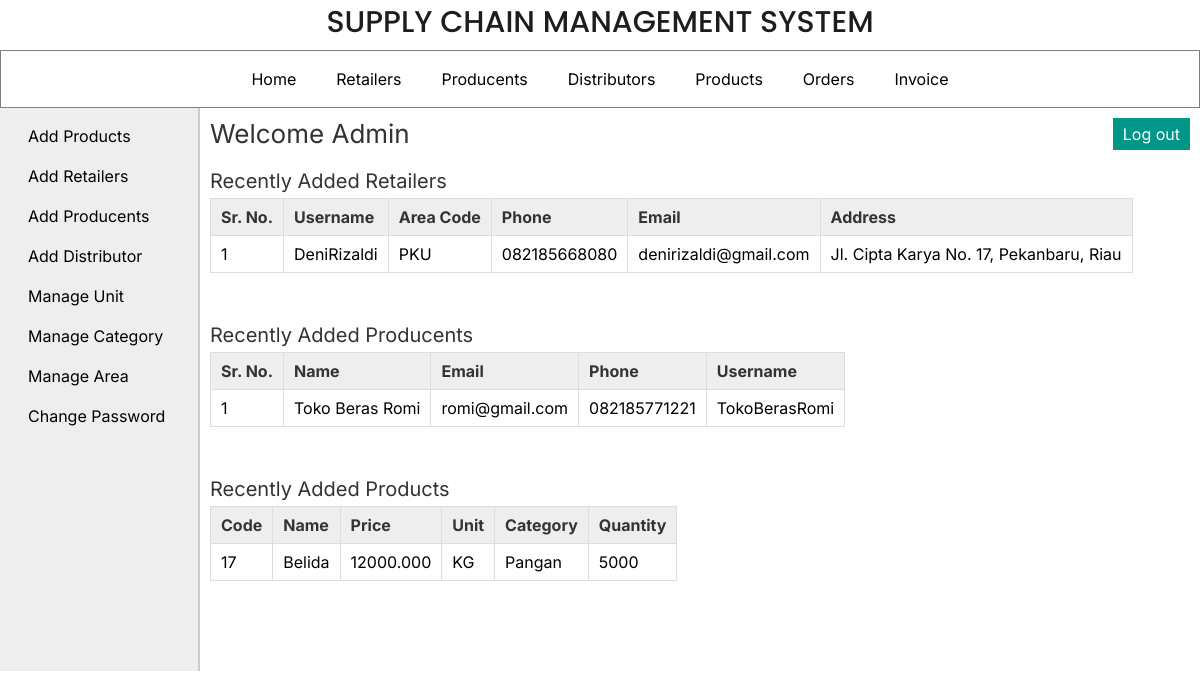
The page /admin/index.php (signed in) on the database its author committed.
### tables this page shows
CREATE TABLE `retailer` (
  `retailer_id` int(11) NOT NULL,
  `username` varchar(25) NOT NULL,
  `password` varchar(25) NOT NULL,
  `address` varchar(200) NOT NULL,
  `area_id` int(11) NOT NULL,
  `phone` varchar(12) NOT NULL,
  `email` varchar(50) DEFAULT NULL
);

CREATE TABLE `area` (
  `area_id` int(11) NOT NULL,
  `area_name` varchar(50) NOT NULL,
  `area_code` varchar(10) NOT NULL
);

CREATE TABLE `manufacturer` (
  `man_id` int(11) NOT NULL,
  `man_name` varchar(25) NOT NULL,
  `man_email` varchar(50) DEFAULT NULL,
  `man_phone` varchar(12) NOT NULL,
  `username` varchar(20) NOT NULL,
  `password` varchar(20) NOT NULL
);

CREATE TABLE `products` (
  `pro_id` int(11) NOT NULL,
  `pro_name` varchar(25) NOT NULL,
  `pro_desc` text DEFAULT NULL,
  `pro_price` decimal(10,3) NOT NULL,
  `unit` int(11) NOT NULL,
  `pro_cat` int(11) NOT NULL,
  `quantity` int(6) DEFAULT NULL
);

CREATE TABLE `unit` (
  `id` int(11) NOT NULL,
  `unit_name` varchar(20) NOT NULL,
  `unit_details` text DEFAULT NULL
);

CREATE TABLE `categories` (
  `cat_id` int(11) NOT NULL,
  `cat_name` varchar(25) NOT NULL,
  `cat_details` text DEFAULT NULL
);

### admin/index.php (the view, shortened to what this page needs)
<?php
	include("../includes/config.php");
	if(isset($_SESSION['admin_login'])) {
		if($_SESSION['admin_login'] == true) {
			$query_selectRetailer = "SELECT * FROM retailer,area WHERE retailer.area_id=area.area_id ORDER BY retailer_id DESC LIMIT 5";
			$result_selectRetailer = mysqli_query($con,$query_selectRetailer);
			$query_selectManufacturer = "SELECT * FROM manufacturer ORDER BY man_id DESC LIMIT 5";
			$result_selectManufacturer = mysqli_query($con,$query_selectManufacturer);
			$query_selectProducts = "SELECT * FROM products,categories,unit WHERE products.pro_cat=categories.cat_id AND products.unit=unit.id ORDER BY pro_id DESC LIMIT 5";
			$result_selectProducts = mysqli_query($con,$query_selectProducts);
		}
		else {
			header('Location:../index.php');
		}
	}
	else {
		header('Location:../index.php');
	}
?>
<!DOCTYPE html>
<html>
<head>
	<link rel="stylesheet" href="../includes/main_style.css" >
</head>
<body>
	<?php
		include("../includes/header.inc.php");
		include("../includes/nav_admin.inc.php");
		include("../includes/aside_admin.inc.php");
	?>
	<section>
		<h1>Welcome Admin</h1>
		<article>
			<h2>Recently Added Retailers</h2>
			<table class="table_displayData">
				<tr>
					<th>Sr. No.</th>
					<th>Username</th>
					<th>Area Code</th>
					<th>Phone</th>
					<th>Email</th>
					<th>Address</th>
				</tr>
				<?php $i=1; while($row_selectRetailer = mysqli_fetch_array($result_selectRetailer)) { ?>
				<tr>
					<td> <?php echo $i; ?> </td>
					<td> <?php echo $row_selectRetailer['username']; ?> </td>
					<td> <?php echo $row_selectRetailer['area_code']; ?> </td>
					<td> <?php echo $row_selectRetailer['phone']; ?> </td>
					<td> <?php echo $row_selectRetailer['email']; ?> </td>
					<td> <?php echo $row_selectRetailer['address']; ?> </td>
				</tr>
				<?php $i++; } ?>
			</table>
		</article>
		<article>
			<h2>Recently Added Producents</h2>
			<table class="table_displayData">
			<tr>
				<th>Sr. No.</th>
				<th>Name</th>
				<th>Email</th>
				<th>Phone</th>
				<th>Username</th>
			</tr>
			<?php $i=1; while($row_selectManufacturer = mysqli_fetch_array($result_selectManufacturer)) { ?>
			<tr>
				<td> <?php echo $i; ?> </td>
				<td> <?php echo $row_selectManufacturer['man_name']; ?> </td>
				<td> <?php echo $row_selectManufacturer['man_email']; ?> </td>
				<td> <?php echo $row_selectManufacturer['man_phone']; ?> </td>
				<td> <?php echo $row_selectManufacturer['username']; ?> </td>
			</tr>
			<?php $i++; } ?>
		</table>
		</article>
		<article>
			<h2>Recently Added Products</h2>
			<table class="table_displayData">
			<tr>
				<th> Code </th>
				<th> Name </th>
				<th> Price </th>
				<th> Unit </th>
				<th> Category </th>
				<th> Quantity </th>
			</tr>
			<?php $i=1; while($row_selectProducts = mysqli_fetch_array($result_selectProducts)) { ?>
			<tr>
				<td> <?php echo $row_selectProducts['pro_id']; ?> </td>
				<td> <?php echo $row_selectProducts['pro_name']; ?> </td>
				<td> <?php echo $row_selectProducts['pro_price']; ?> </td>
				<td> <?php echo $row_selectProducts['unit_name']; ?> </td>
				<td> <?php echo $row_selectProducts['cat_name']; ?> </td>
				<td> <?php if($row_selectProducts['quantity'] == NULL){ echo "N/A";} else {echo $row_selectProducts['quantity'];} ?> </td>
			</tr>
			<?php $i++; } ?>
		</table>
		</article>
	</section>
</body>
</html>

### includes/header.inc.php
<header> <h1>Supply Chain Management System</h1> </header>

### includes/nav_admin.inc.php
<nav>
	<a href="../admin/index.php">Home</a><a href="../admin/view_retailer.php">Retailers</a><a href="../admin/view_manufacturer.php">Producents</a><a href="../admin/view_distributor.php">Distributors</a><a href="../admin/view_products.php">Products</a><a href="../admin/view_orders.php">Orders</a><a href="../admin/view_invoice.php">Invoice</a>
</nav>

### includes/aside_admin.inc.php
<table class="table_mainWrapper">
<tr>
<td id="td_aside">
<aside>
	<a href="../admin/add_product.php">Add Products</a><a href="../admin/add_retailer.php">Add Retailers</a><a href="../admin/add_manufacturer.php">Add Producents</a><a href="../admin/add_distributor.php">Add Distributor</a><a href="../admin/view_unit.php">Manage Unit</a><a href="../admin/view_category.php">Manage Category</a><a href="../admin/view_area.php">Manage Area</a><a href="../admin/change_password.php">Change Password</a>
</aside>
</td>
<td id="td_section">
<a href="../logout.php"><input type="button" value="Log out" class="submit_button" style="float:right;margin:10px;"/></a>

### includes/main_style.css (style rules this page uses)
* { font-family: 'Inter', Helvetica, sans-serif; margin:0px; padding:0px; box-sizing: border-box; }
a { text-decoration:none; }
.submit_button { font-size:16px; margin-top:20px; margin-right:20px; padding:6px 10px; background-color:#009688; border:none; color:white; }
header { background-color: white; color: red; height:50px; margin:0px auto; }
header h1 { text-align:center; color: #1d1d1f; font-size: 30px; font-weight: 500; font-family: 'Poppins', Arial, Helvetica, sans-serif; text-transform: uppercase; }
nav { margin:0px; text-align:center; border-bottom:2px solid #ccc; border: 1px solid gray; padding: 0.5rem; }
nav a { color:black; display:inline-block; padding:10px 20px; }
.table_mainWrapper { width:1200px; border-spacing:0px; }
#td_aside { background-color:#EEEEEE; vertical-align:top; width:200px; border-right:2px solid #ccc; padding: 0.5rem ; }
aside a { color:black; display:block; padding:10px 20px; }
#td_section { vertical-align:top; }
section { width:1000px; padding:10px; padding-bottom:40px; }
section h1 { margin-bottom:10px; font-weight:normal; color:#333; font-size: 26px; }
article { margin-top:20px; margin-bottom:50px; }
article h2 { margin-bottom:5px; font-weight:normal; color:#333; font-size: 20px; }
table { border-collapse: collapse; }
.table_displayData td, .table_displayData th { border:1px solid #ddd; padding: 8px 10px; text-align: left; }
.table_displayData th { background-color:#eee; color:#333; }

### rows shown on the page
retailer: username "DeniRizaldi", area.area_code "PKU", phone "082185668080", email "denirizaldi@gmail.com", address "Jl. Cipta Karya No. 17, Pekanbaru, Riau"
manufacturer: man_name "Toko Beras Romi", man_email "romi@gmail.com", man_phone "082185771221", username "TokoBerasRomi"
products: pro_id "17", pro_name "Belida", pro_price "12000.000", unit.unit_name "KG", pro_cat.cat_name "Pangan", quantity "5000"
